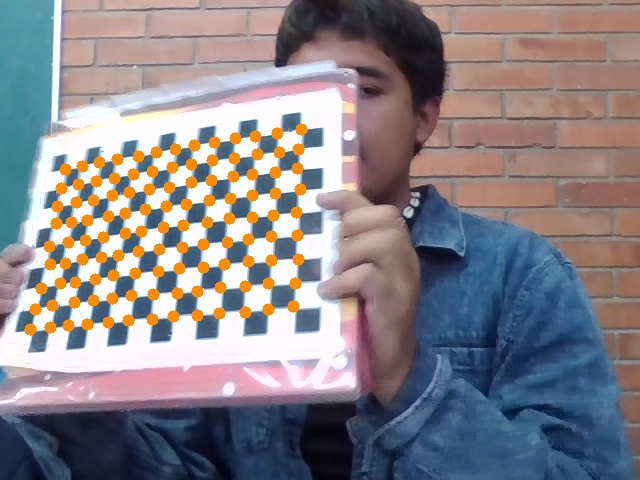
#> input picture calibracionParaUnaCamara1/img_000.jpg, 640 x 480 px, given in place of the camera
$ python medir_charuco.py 5
#> lines starting #> are read from the running program, lines starting #| are printed output that depends on the picture
### utils/Herramientas.py
import json
import os
import sys

import cv2
import numpy as np

BASE = os.path.dirname(os.path.abspath(__file__))

# Carpeta donde viven los archivos de calibracion (stereo.npz)
CARPETA_CALIBRACION = os.path.join(BASE, "..", "calibracion")
# Carpeta donde capturar.py guarda los pares de fotos del tablero
CARPETA_CAPTURAS = os.path.join(BASE, "..", "capturas")
# Config editable desde inicio.py
ARCHIVO_CONFIG = os.path.join(BASE, "..", "config.json")

# Backend de captura: DirectShow solo existe en Windows. En macOS/Linux CAP_ANY
# deja que OpenCV elija el backend nativo (AVFoundation / V4L2).
BACKEND_CAMARA = cv2.CAP_DSHOW if sys.platform == "win32" else cv2.CAP_ANY

# Flags de deteccion del tablero, los del ejemplo canonico de OpenCV.
FLAGS_TABLERO = cv2.CALIB_CB_ADAPTIVE_THRESH | cv2.CALIB_CB_NORMALIZE_IMAGE

CRITERIA_SUBPIX = (cv2.TERM_CRITERIA_EPS + cv2.TERM_CRITERIA_MAX_ITER, 100, 0.0001)

DEFAULTS_CONFIG = {
    "checkerboard": [7, 7],
    "tamano_cuadro_mm": 20.0,
    "min_ancho_tablero": 0.15,
    "total_fotos": 30,
    "intervalo_segundos": 2.0,
    "tablero_plegado": False,
    "tablero_tipo": "ajedrez",
    "charuco_cuadros": [5, 7],
    "charuco_cuadro_mm": 30.0,
    "charuco_marcador_mm": 22.0,
    "charuco_diccionario": "DICT_5X5_100",
}

BOOLEANOS_CONFIG = ("tablero_plegado",)
TIPOS_TABLERO = ("ajedrez", "charuco")
LIMITES_CONFIG = {
    "tamano_cuadro_mm": (1.0, 500.0),
    "min_ancho_tablero": (0.02, 0.90),
    "total_fotos": (10, 200),
    "intervalo_segundos": (0.2, 30.0),
    "charuco_cuadro_mm": (1.0, 500.0),
    "charuco_marcador_mm": (1.0, 500.0),
}


# [76 lines left out: functions _pareja_de_enteros, validar_config, not called in this run]


def cargar_config():
    try:
        with open(ARCHIVO_CONFIG, encoding="utf-8") as f:
            crudo = json.load(f)
        if not isinstance(crudo, dict):
            raise ValueError("el contenido no es un objeto JSON")
    except FileNotFoundError:
        return dict(DEFAULTS_CONFIG), []
    except (json.JSONDecodeError, ValueError, OSError, UnicodeDecodeError) as e:
        return dict(DEFAULTS_CONFIG), [f"config.json ilegible ({e})"]
    return validar_config(crudo)


# [7 lines left out: function guardar_config, not called in this run]


CONFIG, AVISOS_CONFIG = cargar_config()
for _aviso in AVISOS_CONFIG:
    print(f"AVISO config.json: {_aviso}")

CHECKERBOARD = tuple(CONFIG["checkerboard"])
TAMANO_CUADRO = CONFIG["tamano_cuadro_mm"]
MIN_ANCHO_TABLERO = CONFIG["min_ancho_tablero"]
TOTAL_FOTOS = CONFIG["total_fotos"]
INTERVALO_SEGUNDOS = CONFIG["intervalo_segundos"]


# [51 lines left out: functions tamano_relativo, detectar_tablero, ordenar_esquinas, crear_charuco, detectar_charuco, not called in this run]


def puntos_de_charuco(board, ids):
    return board.getChessboardCorners()[ids].astype(np.float32)


RANGO_FOV_CREIBLE = (40.0, 130.0)


def fov_grados(fx, ancho_img):
    return 2 * np.degrees(np.arctan(ancho_img / (2 * fx)))


# [38 lines left out: functions pares_de_capturas, buscar_archivo_desesperadamente, not called in this run]

### calibracion/scripts/medir_charuco.py
import sys
from collections import Counter

import cv2
import numpy as np

from utils.Herramientas import BACKEND_CAMARA

NOMBRES = sorted({n.upper() for n in dir(cv2.aruco) if n.startswith("DICT_")})

CUADROS_A_VOTAR = 60
MIN_MARCADORES = 4


def probar_todos(gris):
    hallazgos = {}
    for nombre in NOMBRES:
        valor = getattr(cv2.aruco, nombre, None)
        if valor is None:
            continue
        detector = cv2.aruco.ArucoDetector(
            cv2.aruco.getPredefinedDictionary(valor),
            cv2.aruco.DetectorParameters())
        _, ids, _ = detector.detectMarkers(gris)
        if ids is not None and len(ids) >= MIN_MARCADORES:
            hallazgos[nombre] = (len(ids), int(ids.max()))
    return hallazgos


def main(indice=0):
#> called with indice = 5
    cap = cv2.VideoCapture(indice, BACKEND_CAMARA)
    if not cap.isOpened():
        raise SystemExit(f"ERROR: no abre la camara {indice}.")

    print(f"Probando {len(NOMBRES)} diccionarios contra la camara {indice}.")
    print("Apunta al tablero completo, con buena luz. ESC para salir.\n")

    votos = Counter()
    max_marcadores = Counter()
    max_id = Counter()
    analizados = 0

    while analizados < CUADROS_A_VOTAR:
        ok, frame = cap.read()
#> frame is the input picture: shape (480, 640, 3); mean B, G, R 135.9, 131.1, 137
        if not ok:
            continue
        gris = cv2.cvtColor(frame, cv2.COLOR_BGR2GRAY)
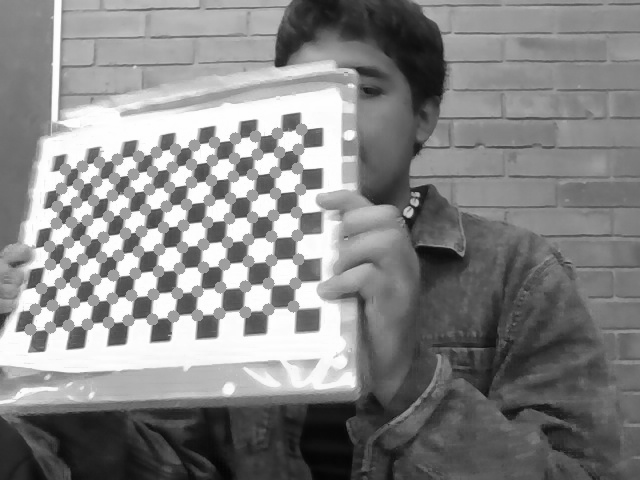
#> gris: shape (480, 640); min 4, max 255, mean 133.4
        hallazgos = probar_todos(gris)
#> the loop in probar_todos, `for nombre in NOMBRES:` made 22 passes
#> ids on pass 21: [230]
#> after the loop in probar_todos, `for nombre in NOMBRES:`: hallazgos = 0 items
#> hallazgos = 0 items
        analizados += 1

        for nombre, (cuantos, mayor) in hallazgos.items():
            votos[nombre] += 1
            max_marcadores[nombre] = max(max_marcadores[nombre], cuantos)
            max_id[nombre] = max(max_id[nombre], mayor)
#> this loop made 0 passes
#> after the loop, max_id = 0 items; max_marcadores = 0 items; votos = 0 items

        vista = cv2.resize(frame, (640, 480))
        cv2.rectangle(vista, (0, 0), (640, 52), (0, 0, 0), -1)
        if votos:
            mejor, n = votos.most_common(1)[0]
            texto = f"{mejor}  ({max_marcadores[mejor]} marcadores)"
            color = (0, 255, 0)
        else:
            texto = "ningun diccionario responde todavia"
            color = (0, 165, 255)
        cv2.putText(vista, texto, (8, 21), cv2.FONT_HERSHEY_SIMPLEX, 0.6, color, 2)
        cv2.putText(vista, f"analizando {analizados}/{CUADROS_A_VOTAR}",
                    (8, 43), cv2.FONT_HERSHEY_SIMPLEX, 0.5, (180, 180, 180), 1)
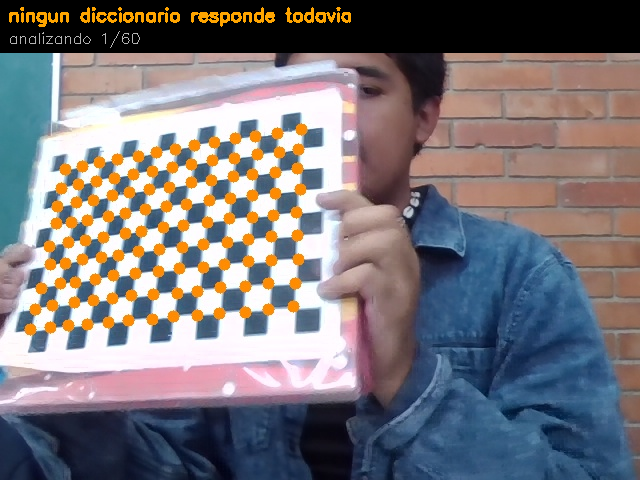
#> vista: shape (480, 640, 3); mean B, G, R 122.1, 118.3, 123.1
        cv2.imshow("Identificando tablero CharuCo - ESC para salir", vista)
        if cv2.waitKey(1) == 27:
#> (key Esc is pressed here)
            break

    cap.release()
    cv2.destroyAllWindows()
    reportar(votos, max_marcadores, max_id, analizados)


def reportar_json(votos, max_marcadores, max_id, analizados):
    """Devuelve un dict con el resumen (útil si se llama desde otro programa)."""
    if not votos:
        return {"dictionary": None, "analizados": analizados}
    ganador, n = votos.most_common(1)[0]
    return {
        "dictionary": ganador,
        "detected_frames": int(n),
        "analizados": int(analizados),
        "max_markers": int(max_marcadores[ganador]),
        "max_id": int(max_id[ganador]),
    }


def reportar(votos, max_marcadores, max_id, analizados):
    print()
    if not votos:
        print("Ningun diccionario detecto marcadores.")
        return

    ganador, n = votos.most_common(1)[0]
    marcadores = max_marcadores[ganador]
    mayor_id = max_id[ganador]

    print(f"DICCIONARIO: {ganador}")
    print(f"  detectado en {n} de {analizados} cuadros analizados")
    print(f"  maximo de marcadores vistos a la vez: {marcadores}")
    print(f"  ID mas alto visto: {mayor_id}")

    total = mayor_id + 1
    print(f"\n  Marcadores en el tablero completo: {total} ")


if __name__ == "__main__":
    if "--check" in sys.argv:
        pass
    else:
        indice = int(sys.argv[1]) if len(sys.argv) > 1 and sys.argv[1].isdigit() else 0
        main(indice)

$ run again, on calibracionParaUnaCamara1/img_001.jpg
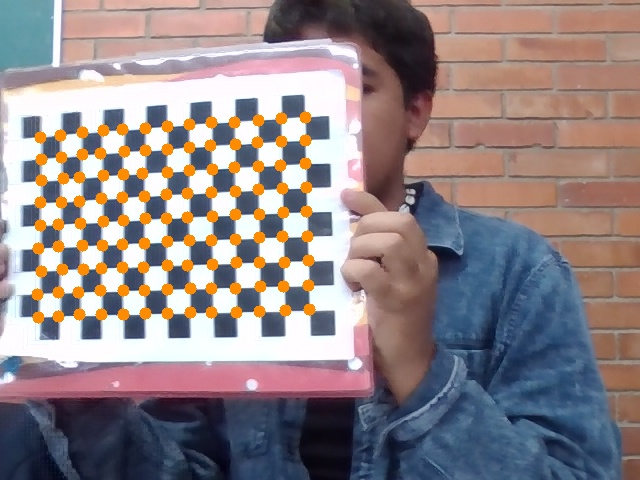
#> input picture calibracionParaUnaCamara1/img_001.jpg, 640 x 480 px, given in place of the camera
#> in main, frame is the input picture: shape (480, 640, 3); mean B, G, R 133.9, 132.1, 144.7
#> in main, `gris = cv2.cvtColor(frame, cv2.COLOR_BGR2GRAY)`:
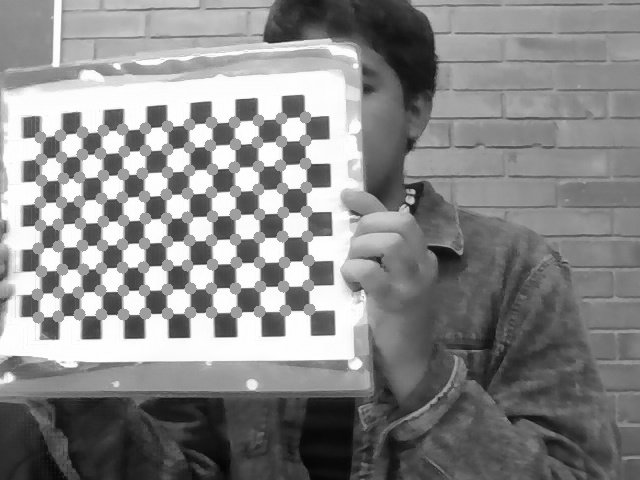
#> gris: shape (480, 640); min 4, max 255, mean 136.1
#> after the loop in probar_todos, `for nombre in NOMBRES:`: hallazgos = 0 items
#> in main, `cv2.putText(vista, f"analizando {analizados}/{CUADROS_A_VOTAR}", (8, 4..`:
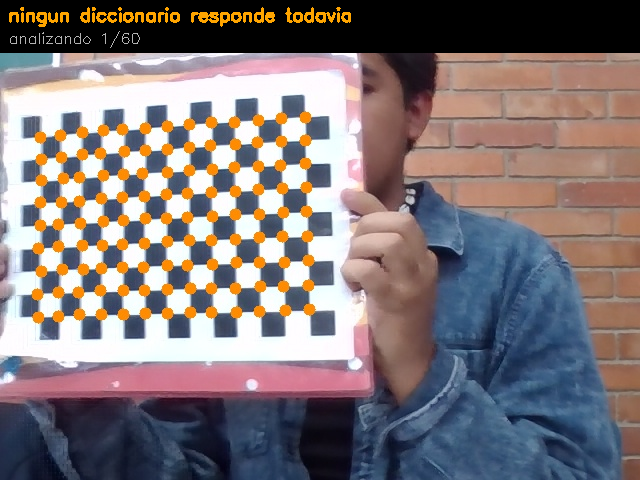
#> vista: shape (480, 640, 3); mean B, G, R 119.6, 118.5, 129.4

$ run again, on calibracionParaUnaCamara1/img_002.jpg
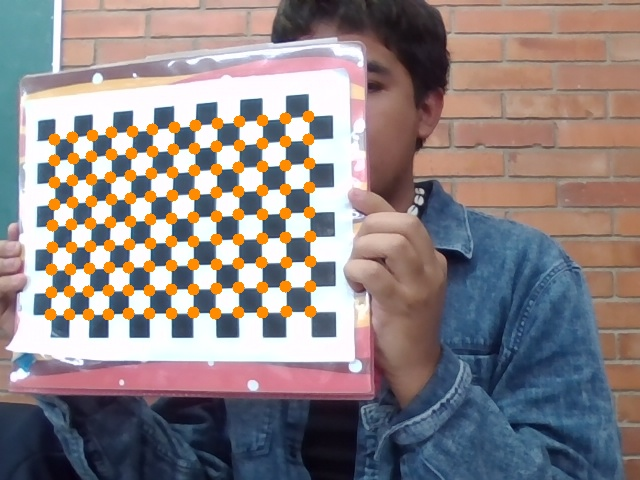
#> input picture calibracionParaUnaCamara1/img_002.jpg, 640 x 480 px, given in place of the camera
#> in main, frame is the input picture: shape (480, 640, 3); mean B, G, R 131.7, 131.2, 141.5
#> in main, `gris = cv2.cvtColor(frame, cv2.COLOR_BGR2GRAY)`:
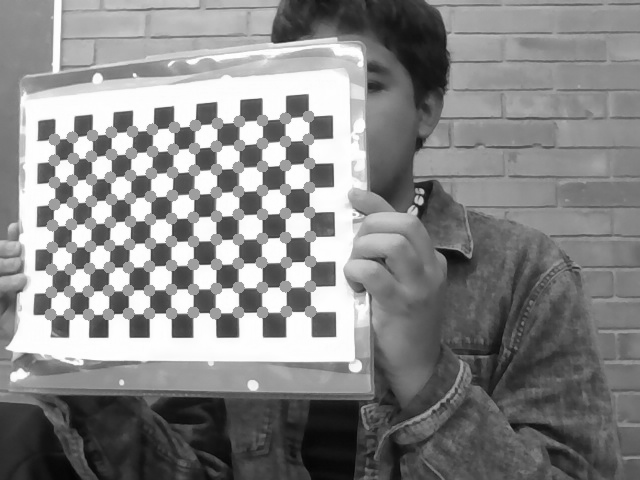
#> gris: shape (480, 640); min 3, max 255, mean 134.4
#> after the loop in probar_todos, `for nombre in NOMBRES:`: hallazgos = 0 items
#> in main, `cv2.putText(vista, f"analizando {analizados}/{CUADROS_A_VOTAR}", (8, 4..`:
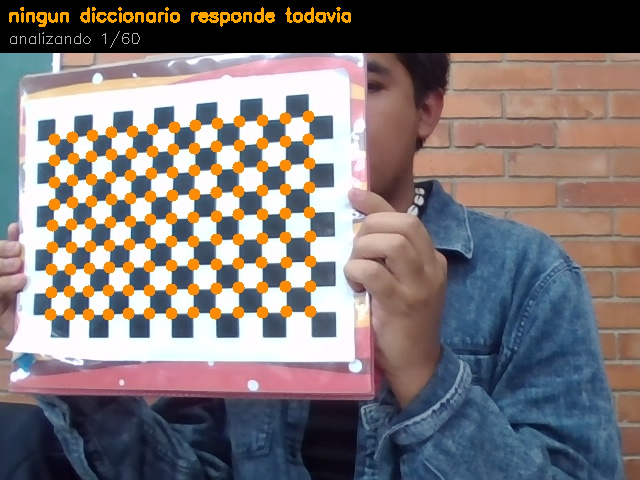
#> vista: shape (480, 640, 3); mean B, G, R 117.6, 117.6, 126.4
